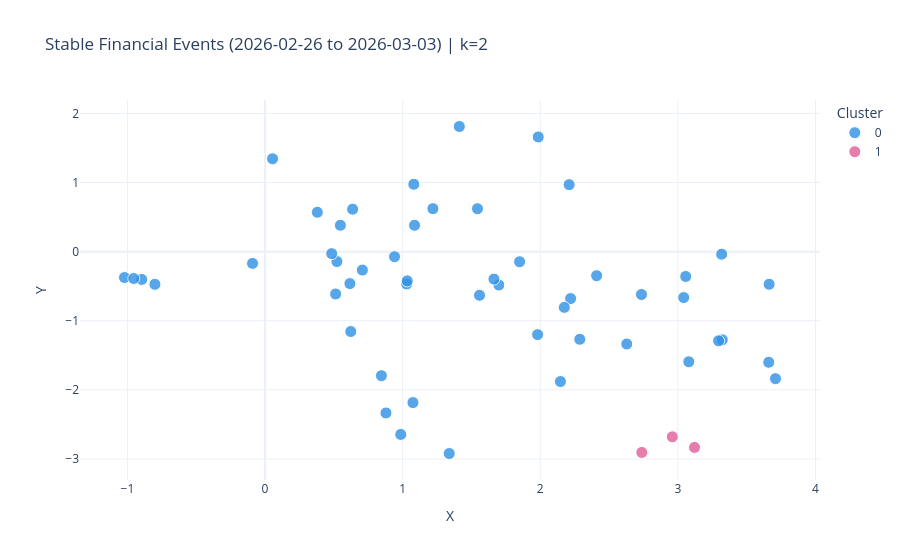
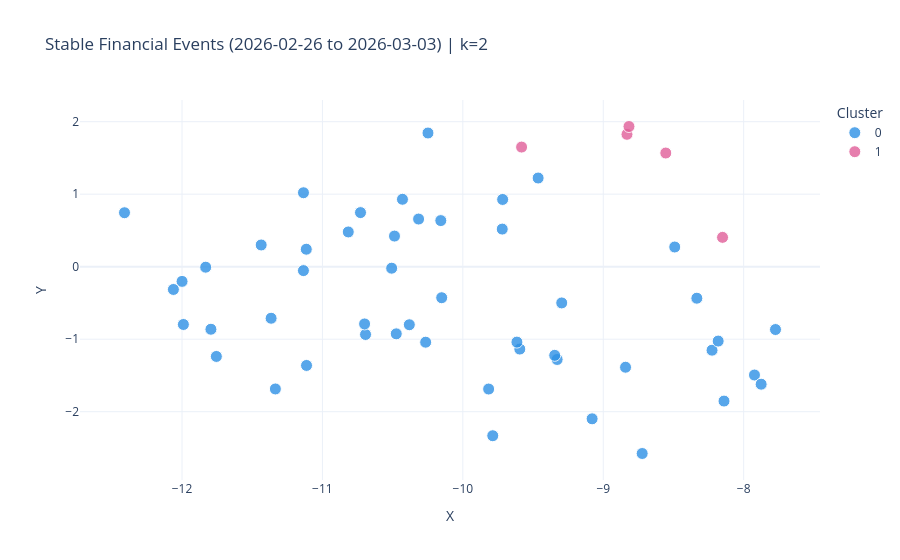

The code cell stored with these charts, in order, in its notebook:
### Markdown cell above
So, the adequate number of clusters for the week before this event seems to be 2 or 3.

### Code cell
# ÉTAPE C : L'utilisateur regarde les graphiques et choisit le meilleur K pour CHAQUE modèle
best_k_w2v = 2  # À lire sur le graphique Word2Vec
best_k_bpe = 2  # À lire sur le graphique DistilRoBERTa

# --- 4. VISUALISATION DES CLUSTERS (Exemple sur une période de crise) ---
print(f"\nVisualisation 2D (Word2Vec) avec K={best_k_w2v}...")
fig_tsne_w2v = visualize_hac_tsne_range(
    X_full=X_w2v,
    df_features=df_w2v,
    start_date=START_DATE,
    end_date=END_DATE,
    k=best_k_w2v,
)
if fig_tsne_w2v is not None:
    fig_tsne_w2v.show()

print(f"\nVisualisation 2D (DistilRoBERTa) avec K={best_k_bpe}...")
fig_tsne_bpe = visualize_hac_tsne_range(
    X_full=X_bpe,
    df_features=df_bpe,
    start_date=START_DATE,
    end_date=END_DATE,
    k=best_k_bpe,
)
if fig_tsne_bpe is not None:
    fig_tsne_bpe.show()

### Figure 1 — Plotly figure (JSON) as saved in the notebook; plotly's stock layout.template omitted (floating-point values rounded to 4 significant figures)
{"data": [{"customdata": [["How to start investing with just $5 using micro-investing apps", "2026-02-26"], ["Nvidia posted another blockbuster quarter. One analyst says the stock is a ‘coiled spring’ waiting to snap higher", "2026-02-26"], ["Asia tech stocks rally as Nvidia earnings soothe AI slowdown fears", "2026-02-26"], ["The world's biggest sovereign wealth fund is using Anthropic's Claude AI model to screen investments for ethical issues", "2026-02-26"], ["Wall Street loves this 'AI-proof retail compounder'", "2026-02-26"], ["These steady income-paying stocks could be on their way to becoming dividend aristocrats, Wolfe says", "2026-02-26"], ["Salesforce’s underwhelming earnings won’t be enough to stem the AI software slide", "2026-02-26"], ["Nvidia’s Huang says any Pentagon–Anthropic rift is 'not the end of the world'", "2026-02-26"], ["Nvidia's blowout earnings report disappoints Wall Street as stock sinks 5%", "2026-02-26"], ["Rolls-Royce raises outlook, plans up to $12 billion share buyback as engine demand boosts growth", "2026-02-26"], ["Dell shares climb 22% on earnings beat as company navigates rising memory costs", "2026-02-27"], ["Here are Friday's biggest analyst calls: Nvidia, Netflix, Dell, Honeywell, Block, Palantir, Live Nation & more", "2026-02-27"], ["This obscure ETF may hold the key to whether the bull market lasts", "2026-02-27"], ["What traders are buying and selling during rout: Dumping Nvidia, buying Apple", "2026-02-27"], ["UK PM Keir Starmer suffers major blow after his party comes third in key vote", "2026-02-27"], ["UBS turns bullish on Palantir, says buy the dip on this clear AI winner", "2026-02-27"], ["Berkshire Hathaway operating earnings fell nearly 30% in Warren Buffett's final quarter as CEO", "2026-02-28"], ["How the 'K-shaped' economy is showing up at two big U.S. gyms", "2026-02-28"], ["Private equity stocks like Apollo are among the most oversold names in the S&P 500", "2026-02-28"], ["3 themes that drove Wall Street's wild week and the new U.S.-Iran conflict wildcard", "2026-02-28"], ["Jack Dorsey made the loudest case yet that AI is already replacing jobs", "2026-02-28"], ["Morgan Stanley says stocks like Nvidia have more room to run in March", "2026-02-28"], ["How the attack on Iran could impact the global oil market and economy", "2026-02-28"], ["With free storage at max from Google to Shutterfly to Snap, the price for your memories is rising", "2026-02-28"], ["AI just leveled up and there are no guardrails anymore", "2026-02-28"], ["All the highlights from Berkshire CEO Abel's first shareholder letter", "2026-03-01"], ["Here are the 5 big things we're watching in the stock market this week", "2026-03-01"], ["Investors beware: These stocks are the most at risk from AI disruption", "2026-03-01"], ["Buffett successor Greg Abel faces first big test as Berkshire Hathaway CEO. Did he pass it?", "2026-03-01"], ["It's peak days for the 'overlay everything' trade as demand for income rises in volatile market", "2026-03-01"], ["S&P 500 closes flat, rebounding from lows as traders buy the dip after U.S.-Iran attacks: Live updates", "2026-03-01"], ["Forget DeepSeek. China’s already released 5 new AI models and UBS prefers this one", "2026-03-01"], ["Stocks making the biggest moves premarket: Exxon Mobil, Lockheed Martin, United Airlines & more", "2026-03-02"], ["Iran, Berkshire Hathaway earnings, OpenAI's Pentagon deal and more in Morning Squawk", "2026-03-02"], ["U.S.-Iran war sparks market sell-off. When is it time to buy the dip?", "2026-03-02"], ["Goldman Sachs turns bullish on this coffee chain after recent pullback, calls growth rate ‘best in class’", "2026-03-02"], ["Iran conflict: Where things stand, global responses — and what comes next", "2026-03-02"], ["Dividend Aristocrats are outperforming this year in a volatile market. These stocks are Wall Street’s favorites", "2026-03-02"], ["Retail investors had two favorite trades during Monday's market turmoil", "2026-03-02"], ["Buy this power infrastructure stock as data center demand pick up, says Goldman Sachs", "2026-03-02"], ["Travel stocks fall after thousands of flights grounded following Iran strikes", "2026-03-02"], ["European stocks fall sharply as conflict grips the Middle East; oil prices jump", "2026-03-02"], ["Poor coordination can cost couples an average $14,000 in retirement wealth, research finds", "2026-03-03"], ["CNBC Daily Open: Markets digest U.S.-Iran war as conflict spreads", "2026-03-03"], ["European stocks close 3% lower as Middle East conflict intensifies", "2026-03-03"], ["Stocks making the biggest moves premarket: Target, Best Buy, On Holding, MongoDB & more", "2026-03-03"], ["We're buying more of this megacap AI stock as the market heads for a lower open", "2026-03-03"], ["South Korea's Kospi sees worst day in 19 months amid broader decline in Asia markets", "2026-03-03"], ["Wall Street playbook says buy when war breaks out. How this time could be different", "2026-03-03"], ["Nvidia is investing in these two stocks. Wall Street says you should too", "2026-03-03"], ["Versant debut earnings report shows continued pay TV pressure, digital growth", "2026-03-03"]], "hovertemplate": "Cluster=0<br>headline=%{customdata[0]}<br>date=%{customdata[1]}<extra></extra>", "legendgroup": "0", "marker": {"color": "#2E91E5", "line": {"color": "white", "width": 1}, "opacity": 0.8, "size": 12, "symbol": "circle"}, "mode": "markers", "name": "0", "orientation": "v", "showlegend": true, "type": "scatter", "x": [1.22, 0.7072, 0.5128, 0.8454, 0.6166, 0.9408, 0.5221, 1.338, 1.029, -0.8961, -0.8004, 0.3799, 1.85, 1.544, 1.985, 1.086, 0.05464, -0.09099, 1.699, 2.146, 0.6229, 1.033, 3.079, 2.21, 0.986, 1.081, 2.287, 1.075, 0.6363, 1.663, 2.735, 0.8784, 3.057, 2.628, 3.318, 0.5472, 3.709, 1.558, 2.22, 0.4843, 2.174, 3.323, 1.411, 3.66, 3.296, -1.021, 2.409, 3.663, 3.042, 1.981, -0.9539], "xaxis": "x", "y": [0.6221, -0.2664, -0.6129, -1.795, -0.4627, -0.07364, -0.143, -2.921, -0.4675, -0.4018, -0.4733, 0.5701, -0.1464, 0.6209, 1.66, 0.3819, 1.344, -0.1699, -0.4826, -1.88, -1.156, -0.4231, -1.594, 0.9695, -2.645, 0.9753, -1.268, -2.185, 0.6148, -0.3976, -0.6202, -2.335, -0.3592, -1.337, -0.03645, 0.3822, -1.838, -0.632, -0.6797, -0.02871, -0.8066, -1.276, 1.811, -1.601, -1.291, -0.3747, -0.3488, -0.4721, -0.665, -1.201, -0.3889], "yaxis": "y"}, {"customdata": [["Nvidia's stock wraps up tough week as Wall Street focuses more on competition than growth", "2026-02-27"], ["Here's what Cramer is watching in the week ahead, including U.S.-Iran tensions", "2026-02-28"], ["Nvidia, Amazon temporarily close Dubai offices, Google employees stranded amid U.S.-Iran war", "2026-03-03"]], "hovertemplate": "Cluster=1<br>headline=%{customdata[0]}<br>date=%{customdata[1]}<extra></extra>", "legendgroup": "1", "marker": {"color": "#E15F99", "line": {"color": "white", "width": 1}, "opacity": 0.8, "size": 12, "symbol": "circle"}, "mode": "markers", "name": "1", "orientation": "v", "showlegend": true, "type": "scatter", "x": [2.738, 2.959, 3.121], "xaxis": "x", "y": [-2.906, -2.68, -2.833], "yaxis": "y"}], "layout": {"legend": {"title": {"text": "Cluster"}, "tracegroupgap": 0}, "title": {"text": "Stable Financial Events (2026-02-26 to 2026-03-03) | k=2"}, "xaxis": {"anchor": "y", "domain": [0, 1], "title": {"text": "X"}}, "yaxis": {"anchor": "x", "domain": [0, 1], "title": {"text": "Y"}}}}

### Figure 2 — Plotly figure (JSON) as saved in the notebook; plotly's stock layout.template omitted (floating-point values rounded to 4 significant figures)
{"data": [{"customdata": [["How to start investing with just $5 using micro-investing apps", "2026-02-26"], ["Nvidia posted another blockbuster quarter. One analyst says the stock is a ‘coiled spring’ waiting to snap higher", "2026-02-26"], ["Asia tech stocks rally as Nvidia earnings soothe AI slowdown fears", "2026-02-26"], ["The world's biggest sovereign wealth fund is using Anthropic's Claude AI model to screen investments for ethical issues", "2026-02-26"], ["Wall Street loves this 'AI-proof retail compounder'", "2026-02-26"], ["These steady income-paying stocks could be on their way to becoming dividend aristocrats, Wolfe says", "2026-02-26"], ["Salesforce’s underwhelming earnings won’t be enough to stem the AI software slide", "2026-02-26"], ["Nvidia’s Huang says any Pentagon–Anthropic rift is 'not the end of the world'", "2026-02-26"], ["Nvidia's blowout earnings report disappoints Wall Street as stock sinks 5%", "2026-02-26"], ["Rolls-Royce raises outlook, plans up to $12 billion share buyback as engine demand boosts growth", "2026-02-26"], ["Nearly 1 in 5 eligible filers miss this 'valuable' tax credit, IRS says — how it can boost refunds", "2026-02-27"], ["Dell shares climb 22% on earnings beat as company navigates rising memory costs", "2026-02-27"], ["Here are Friday's biggest analyst calls: Nvidia, Netflix, Dell, Honeywell, Block, Palantir, Live Nation & more", "2026-02-27"], ["This obscure ETF may hold the key to whether the bull market lasts", "2026-02-27"], ["What traders are buying and selling during rout: Dumping Nvidia, buying Apple", "2026-02-27"], ["UK PM Keir Starmer suffers major blow after his party comes third in key vote", "2026-02-27"], ["UBS turns bullish on Palantir, says buy the dip on this clear AI winner", "2026-02-27"], ["Nvidia's stock wraps up tough week as Wall Street focuses more on competition than growth", "2026-02-27"], ["Berkshire Hathaway operating earnings fell nearly 30% in Warren Buffett's final quarter as CEO", "2026-02-28"], ["Here's what Cramer is watching in the week ahead, including U.S.-Iran tensions", "2026-02-28"], ["How the 'K-shaped' economy is showing up at two big U.S. gyms", "2026-02-28"], ["Private equity stocks like Apollo are among the most oversold names in the S&P 500", "2026-02-28"], ["Jack Dorsey made the loudest case yet that AI is already replacing jobs", "2026-02-28"], ["Morgan Stanley says stocks like Nvidia have more room to run in March", "2026-02-28"], ["AI just leveled up and there are no guardrails anymore", "2026-02-28"], ["All the highlights from Berkshire CEO Abel's first shareholder letter", "2026-03-01"], ["Here are the 5 big things we're watching in the stock market this week", "2026-03-01"], ["Investors beware: These stocks are the most at risk from AI disruption", "2026-03-01"], ["Buffett successor Greg Abel faces first big test as Berkshire Hathaway CEO. Did he pass it?", "2026-03-01"], ["It's peak days for the 'overlay everything' trade as demand for income rises in volatile market", "2026-03-01"], ["S&P 500 closes flat, rebounding from lows as traders buy the dip after U.S.-Iran attacks: Live updates", "2026-03-01"], ["Forget DeepSeek. China’s already released 5 new AI models and UBS prefers this one", "2026-03-01"], ["Stocks making the biggest moves premarket: Exxon Mobil, Lockheed Martin, United Airlines & more", "2026-03-02"], ["U.S.-Iran war sparks market sell-off. When is it time to buy the dip?", "2026-03-02"], ["Goldman Sachs turns bullish on this coffee chain after recent pullback, calls growth rate ‘best in class’", "2026-03-02"], ["Dividend Aristocrats are outperforming this year in a volatile market. These stocks are Wall Street’s favorites", "2026-03-02"], ["Retail investors had two favorite trades during Monday's market turmoil", "2026-03-02"], ["Buy this power infrastructure stock as data center demand pick up, says Goldman Sachs", "2026-03-02"], ["Travel stocks fall after thousands of flights grounded following Iran strikes", "2026-03-02"], ["European stocks fall sharply as conflict grips the Middle East; oil prices jump", "2026-03-02"], ["Poor coordination can cost couples an average $14,000 in retirement wealth, research finds", "2026-03-03"], ["CNBC Daily Open: Markets digest U.S.-Iran war as conflict spreads", "2026-03-03"], ["European stocks close 3% lower as Middle East conflict intensifies", "2026-03-03"], ["Stocks making the biggest moves premarket: Target, Best Buy, On Holding, MongoDB & more", "2026-03-03"], ["We're buying more of this megacap AI stock as the market heads for a lower open", "2026-03-03"], ["South Korea's Kospi sees worst day in 19 months amid broader decline in Asia markets", "2026-03-03"], ["Wall Street playbook says buy when war breaks out. How this time could be different", "2026-03-03"], ["Nvidia is investing in these two stocks. Wall Street says you should too", "2026-03-03"], ["Versant debut earnings report shows continued pay TV pressure, digital growth", "2026-03-03"]], "hovertemplate": "Cluster=0<br>headline=%{customdata[0]}<br>date=%{customdata[1]}<extra></extra>", "legendgroup": "0", "marker": {"color": "#2E91E5", "line": {"color": "white", "width": 1}, "opacity": 0.8, "size": 12, "symbol": "circle"}, "mode": "markers", "name": "0", "orientation": "v", "showlegend": true, "type": "scatter", "x": [-9.079, -7.923, -7.876, -11.44, -11.11, -10.38, -10.26, -9.296, -9.594, -11.11, -11.99, -8.14, -8.334, -11.14, -8.225, -12.41, -9.329, -8.182, -12.0, -7.773, -11.79, -10.47, -9.615, -9.816, -8.841, -11.83, -10.32, -10.69, -12.06, -10.15, -10.49, -8.723, -9.716, -10.73, -11.37, -10.51, -10.16, -9.787, -10.25, -9.464, -11.76, -8.491, -10.43, -10.7, -11.13, -9.719, -10.82, -9.346, -11.34], "xaxis": "x", "y": [-2.098, -1.494, -1.621, 0.2996, 0.2408, -0.8008, -1.041, -0.4998, -1.137, -1.362, -0.7972, -1.854, -0.4348, -0.05422, -1.152, 0.744, -1.28, -1.026, -0.2028, -0.8668, -0.8629, -0.9264, -1.04, -1.688, -1.387, -0.006961, 0.657, -0.9351, -0.3141, -0.4281, 0.4221, -2.577, 0.9273, 0.746, -0.7114, -0.02073, 0.6357, -2.332, 1.844, 1.223, -1.238, 0.2713, 0.9297, -0.7895, 1.02, 0.5183, 0.4791, -1.223, -1.686], "yaxis": "y"}, {"customdata": [["3 themes that drove Wall Street's wild week and the new U.S.-Iran conflict wildcard", "2026-02-28"], ["How the attack on Iran could impact the global oil market and economy", "2026-02-28"], ["Iran, Berkshire Hathaway earnings, OpenAI's Pentagon deal and more in Morning Squawk", "2026-03-02"], ["Iran conflict: Where things stand, global responses — and what comes next", "2026-03-02"], ["Nvidia, Amazon temporarily close Dubai offices, Google employees stranded amid U.S.-Iran war", "2026-03-03"]], "hovertemplate": "Cluster=1<br>headline=%{customdata[0]}<br>date=%{customdata[1]}<extra></extra>", "legendgroup": "1", "marker": {"color": "#E15F99", "line": {"color": "white", "width": 1}, "opacity": 0.8, "size": 12, "symbol": "circle"}, "mode": "markers", "name": "1", "orientation": "v", "showlegend": true, "type": "scatter", "x": [-8.831, -9.582, -8.817, -8.555, -8.151], "xaxis": "x", "y": [1.825, 1.65, 1.934, 1.568, 0.4043], "yaxis": "y"}], "layout": {"legend": {"title": {"text": "Cluster"}, "tracegroupgap": 0}, "title": {"text": "Stable Financial Events (2026-02-26 to 2026-03-03) | k=2"}, "xaxis": {"anchor": "y", "domain": [0, 1], "title": {"text": "X"}}, "yaxis": {"anchor": "x", "domain": [0, 1], "title": {"text": "Y"}}}}
